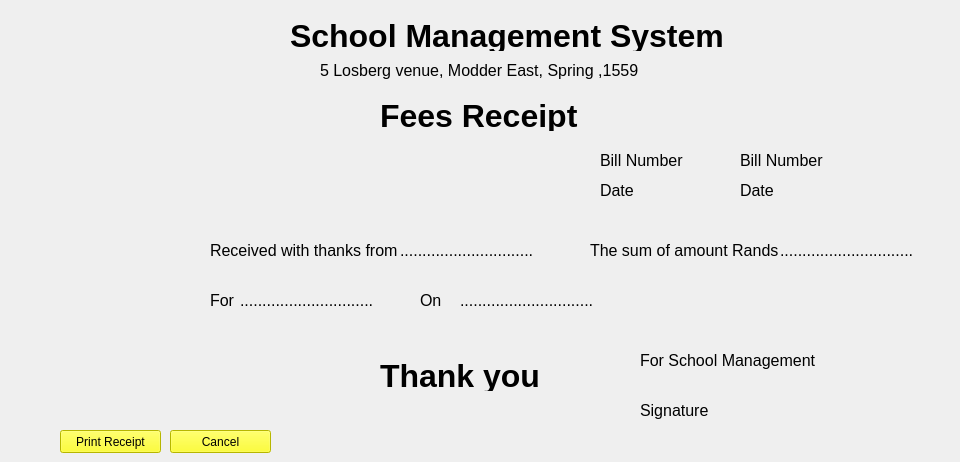
    <widget class="QWidget" name="tab_12">
     <attribute name="title">
      <string>Print Receipt</string>
     </attribute>
     <widget class="QLabel" name="label_105">
      <property name="geometry">
       <rect>
        <x>290</x>
        <y>20</y>
        <width>471</width>
        <height>31</height>
       </rect>
      </property>
      <property name="font">
       <font>
        <pointsize>24</pointsize>
        <weight>75</weight>
        <bold>true</bold>
       </font>
      </property>
      <property name="text">
       <string>School Management System</string>
      </property>
     </widget>
     <widget class="QLabel" name="label_106">
      <property name="geometry">
       <rect>
        <x>320</x>
        <y>60</y>
        <width>341</width>
        <height>20</height>
       </rect>
      </property>
      <property name="font">
       <font>
        <pointsize>12</pointsize>
       </font>
      </property>
      <property name="text">
       <string>5 Losberg venue, Modder East, Spring ,1559</string>
      </property>
     </widget>
     <widget class="QLabel" name="label_107">
      <property name="geometry">
       <rect>
        <x>380</x>
        <y>100</y>
        <width>371</width>
        <height>31</height>
       </rect>
      </property>
      <property name="font">
       <font>
        <pointsize>24</pointsize>
        <weight>75</weight>
        <bold>true</bold>
       </font>
      </property>
      <property name="text">
       <string>Fees Receipt</string>
      </property>
     </widget>
     <widget class="QLabel" name="label_108">
      <property name="geometry">
       <rect>
        <x>600</x>
        <y>150</y>
        <width>121</width>
        <height>20</height>
       </rect>
      </property>
      <property name="font">
       <font>
        <pointsize>12</pointsize>
       </font>
      </property>
      <property name="text">
       <string>Bill Number</string>
      </property>
     </widget>
     <widget class="QLabel" name="label_109">
      <property name="geometry">
       <rect>
        <x>740</x>
        <y>150</y>
        <width>121</width>
        <height>20</height>
       </rect>
      </property>
      <property name="font">
       <font>
        <pointsize>12</pointsize>
       </font>
      </property>
      <property name="text">
       <string>Bill Number</string>
      </property>
     </widget>
     <widget class="QLabel" name="label_110">
      <property name="geometry">
       <rect>
        <x>600</x>
        <y>180</y>
        <width>121</width>
        <height>20</height>
       </rect>
      </property>
      <property name="font">
       <font>
        <pointsize>12</pointsize>
       </font>
      </property>
      <property name="text">
       <string>Date</string>
      </property>
     </widget>
     <widget class="QLabel" name="label_111">
      <property name="geometry">
       <rect>
        <x>740</x>
        <y>180</y>
        <width>121</width>
        <height>20</height>
       </rect>
      </property>
      <property name="font">
       <font>
        <pointsize>12</pointsize>
       </font>
      </property>
      <property name="text">
       <string>Date</string>
      </property>
     </widget>
     <widget class="QLabel" name="label_112">
      <property name="geometry">
       <rect>
        <x>210</x>
        <y>240</y>
        <width>341</width>
        <height>20</height>
       </rect>
      </property>
      <property name="font">
       <font>
        <pointsize>12</pointsize>
       </font>
      </property>
      <property name="text">
       <string>Received with thanks from</string>
      </property>
     </widget>
     <widget class="QLabel" name="label_113">
      <property name="geometry">
       <rect>
        <x>590</x>
        <y>240</y>
        <width>341</width>
        <height>20</height>
       </rect>
      </property>
      <property name="font">
       <font>
        <pointsize>12</pointsize>
       </font>
      </property>
      <property name="text">
       <string>The sum of amount Rands</string>
      </property>
     </widget>
     <widget class="QLabel" name="label_114">
      <property name="geometry">
       <rect>
        <x>210</x>
        <y>290</y>
        <width>31</width>
        <height>20</height>
       </rect>
      </property>
      <property name="font">
       <font>
        <pointsize>12</pointsize>
       </font>
      </property>
      <property name="text">
       <string>For</string>
      </property>
     </widget>
     <widget class="QLabel" name="label_115">
      <property name="geometry">
       <rect>
        <x>400</x>
        <y>240</y>
        <width>171</width>
        <height>20</height>
       </rect>
      </property>
      <property name="font">
       <font>
        <pointsize>12</pointsize>
       </font>
      </property>
      <property name="text">
       <string>..............................</string>
      </property>
     </widget>
     <widget class="QLabel" name="label_116">
      <property name="geometry">
       <rect>
        <x>780</x>
        <y>240</y>
        <width>171</width>
        <height>20</height>
       </rect>
      </property>
      <property name="font">
       <font>
        <pointsize>12</pointsize>
       </font>
      </property>
      <property name="text">
       <string>..............................</string>
      </property>
     </widget>
     <widget class="QLabel" name="label_117">
      <property name="geometry">
       <rect>
        <x>240</x>
        <y>290</y>
        <width>171</width>
        <height>20</height>
       </rect>
      </property>
      <property name="font">
       <font>
        <pointsize>12</pointsize>
       </font>
      </property>
      <property name="text">
       <string>..............................</string>
      </property>
     </widget>
     <widget class="QLabel" name="label_118">
      <property name="geometry">
       <rect>
        <x>420</x>
        <y>290</y>
        <width>31</width>
        <height>20</height>
       </rect>
      </property>
      <property name="font">
       <font>
        <pointsize>12</pointsize>
       </font>
      </property>
      <property name="text">
       <string>On</string>
      </property>
     </widget>
     <widget class="QLabel" name="label_119">
      <property name="geometry">
       <rect>
        <x>460</x>
        <y>290</y>
        <width>171</width>
        <height>20</height>
       </rect>
      </property>
      <property name="font">
       <font>
        <pointsize>12</pointsize>
       </font>
      </property>
      <property name="text">
       <string>..............................</string>
      </property>
     </widget>
     <widget class="QLabel" name="label_120">
      <property name="geometry">
       <rect>
        <x>380</x>
        <y>360</y>
        <width>231</width>
        <height>31</height>
       </rect>
      </property>
      <property name="font">
       <font>
        <pointsize>24</pointsize>
        <weight>75</weight>
        <bold>true</bold>
       </font>
      </property>
      <property name="text">
       <string>Thank you</string>
      </property>
     </widget>
     <widget class="QLabel" name="label_121">
      <property name="geometry">
       <rect>
        <x>640</x>
        <y>350</y>
        <width>181</width>
        <height>20</height>
       </rect>
      </property>
      <property name="font">
       <font>
        <pointsize>12</pointsize>
       </font>
      </property>
      <property name="text">
       <string>For School Management</string>
      </property>
     </widget>
     <widget class="QLabel" name="label_122">
      <property name="geometry">
       <rect>
        <x>640</x>
        <y>400</y>
        <width>181</width>
        <height>20</height>
       </rect>
      </property>
      <property name="font">
       <font>
        <pointsize>12</pointsize>
       </font>
      </property>
      <property name="text">
       <string>Signature</string>
      </property>
     </widget>
     <widget class="QPushButton" name="pushButton_19">
      <property name="geometry">
       <rect>
        <x>60</x>
        <y>430</y>
        <width>101</width>
        <height>23</height>
       </rect>
      </property>
      <property name="styleSheet">
       <string notr="true">background-color: rgb(255, 255, 0);</string>
      </property>
      <property name="text">
       <string>Print Receipt</string>
      </property>
     </widget>
     <widget class="QPushButton" name="pushButton_20">
      <property name="geometry">
       <rect>
        <x>170</x>
        <y>430</y>
        <width>101</width>
        <height>23</height>
       </rect>
      </property>
      <property name="styleSheet">
       <string notr="true">background-color: rgb(255, 255, 0);</string>
      </property>
      <property name="text">
       <string>Cancel</string>
      </property>
     </widget>
    </widget>
